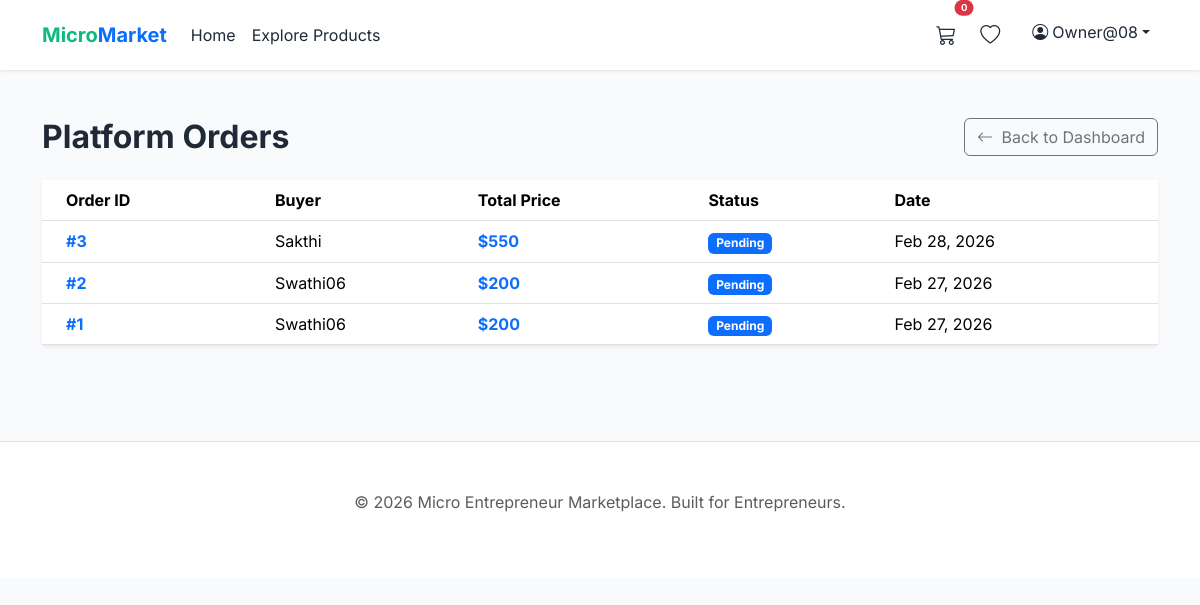
Screenshot of /adminpanel/orders/ (signed in) with the database file from the repository.
### accounts/models.py (models this page shows, shortened)
class User(AbstractUser):
    ADMIN = 'ADMIN'
    SELLER = 'SELLER'
    BUYER = 'BUYER'
    ROLE_CHOICES = [
        (ADMIN, 'Admin'),
        (SELLER, 'Seller'),
        (BUYER, 'Buyer'),
    ]
    role = models.CharField(max_length=10, choices=ROLE_CHOICES, default=BUYER)
    phone = models.CharField(max_length=15, blank=True, null=True)
    profile_image = models.ImageField(upload_to='profiles/', blank=True, null=True)
    address = models.TextField(blank=True, null=True)
    city = models.CharField(max_length=100, blank=True, null=True)
    state = models.CharField(max_length=100, blank=True, null=True)
    created_at = models.DateTimeField(auto_now_add=True, db_index=True)

### marketplace/models.py (models this page shows, shortened)
class Order(models.Model):
    STATUS_CHOICES = [
        ('PENDING', 'Pending'),
        ('CONFIRMED', 'Confirmed'),
        ('SHIPPED', 'Shipped'),
        ('DELIVERED', 'Delivered'),
        ('CANCELLED', 'Cancelled'),
    ]
    buyer = models.ForeignKey(settings.AUTH_USER_MODEL, on_delete=models.CASCADE, related_name='orders', db_index=True)
    created_at = models.DateTimeField(auto_now_add=True, db_index=True)
    status = models.CharField(max_length=20, choices=STATUS_CHOICES, default='PENDING')

### adminpanel/views.py (the view)
# urls.py: path('orders/', OrderListView.as_view(), name='order_list'),
class OrderListView(AdminBaseListView):
    model = Order
    template_name = 'adminpanel/order_list.html'
    context_object_name = 'orders_list'
    paginate_by = 10
    def get_queryset(self):
        from django.db.models import F, DecimalField, ExpressionWrapper
        total_expr = ExpressionWrapper(
            F('items__price') * F('items__quantity'), output_field=DecimalField()
        )
        return (
            Order.objects.select_related('buyer')
            .annotate(total_price=Sum(total_expr))
            .order_by('-created_at')
        )

### adminpanel/views.py (called while the page is built)
    def test_func(self):
        return self.request.user.role == 'ADMIN' or self.request.user.is_superuser

### templates/adminpanel/order_list.html (shortened to what this page needs)
{% extends 'base.html' %}
{% block content %}
<div class="container py-5">
    <div class="d-flex justify-content-between align-items-center mb-4">
        <h2 class="fw-bold m-0">Platform Orders</h2>
        <a href="{% url 'adminpanel:admin_dashboard' %}" class="btn btn-outline-secondary">
            <i class="bi bi-arrow-left me-1"></i> Back to Dashboard
        </a>
    </div>
    <div class="card border-0 shadow-sm">
        <div class="card-body p-0">
            <div class="table-responsive">
                <table class="table table-hover align-middle mb-0">
                    <thead class="bg-light">
                        <tr>
                            <th class="ps-4">Order ID</th>
                            <th>Buyer</th>
                            <th>Total Price</th>
                            <th>Status</th>
                            <th>Date</th>
                        </tr>
                    </thead>
                    <tbody>
                        {% for order in orders_list %}
                        <tr>
                            <td class="ps-4 fw-bold">
                                <a href="{% url 'dashboard:order_detail' order.id %}" class="text-decoration-none">#{{ order.id }}</a>
                            </td>
                            <td>{{ order.buyer.username }}</td>
                            <td class="fw-bold text-primary">${{ order.total_price }}</td>
                            <td>
                                <span class="badge bg-primary">{{ order.get_status_display }}</span>
                            </td>
                            <td>{{ order.created_at|date:"M d, Y" }}</td>
                        </tr>
                        {% empty %}
                        <tr>
                            <td colspan="5" class="py-5 text-center">No orders found.</td>
                        </tr>
                        {% endfor %}
                    </tbody>
                </table>
            </div>
        </div>
    </div>
</div>
{% endblock %}

### templates/base.html (shortened to what this page needs)
{% load static %}
{% load django_bootstrap5 %}
<!DOCTYPE html>
<html lang="en">
<head>
    {% bootstrap_css %}
    <link rel="stylesheet" href="https://cdn.jsdelivr.net/npm/bootstrap-icons@1.11.3/font/bootstrap-icons.min.css">
    <link rel="stylesheet" href="{% static 'css/style.css' %}">
</head>
<body>
    <nav class="navbar navbar-expand-lg navbar-light sticky-top">
        <div class="container">
            <a class="navbar-brand fw-bold text-primary" href="{% url 'core:home' %}">
                <span style="color: var(--secondary-green);">Micro</span>Market
            </a>
            <div class="collapse navbar-collapse" id="navbarNav">
                <ul class="navbar-nav me-auto">
                    <li class="nav-item">
                        <a class="nav-link" href="{% url 'core:home' %}">Home</a>
                    </li>
                    <li class="nav-item">
                        <a class="nav-link" href="{% url 'marketplace:product_list' %}">Explore Products</a>
                    </li>
                </ul>
                <ul class="navbar-nav">
                    {% if user.is_authenticated %}
                    <li class="nav-item me-2">
                        <a class="nav-link position-relative" href="{% url 'marketplace:cart_detail' %}">
                            <i class="bi bi-cart3 fs-5"></i>
                            <span
                                class="position-absolute top-0 start-100 translate-middle badge rounded-pill bg-danger"
                                style="font-size: 0.6rem;">
                                {{ user.cart_items.count }}
                            </span>
                        </a>
                    </li>
                    <li class="nav-item me-3">
                        <a class="nav-link" href="{% url 'marketplace:wishlist_detail' %}">
                            <i class="bi bi-heart fs-5"></i>
                        </a>
                    </li>
                    <li class="nav-item dropdown">
                        <a class="nav-link dropdown-toggle" href="#" id="navbarDropdown" role="button"
                            data-bs-toggle="dropdown">
                            <i class="bi bi-person-circle me-1"></i> {{ user.username }}
                        </a>
                    </li>
                    {% endif %}
                </ul>
            </div>
        </div>
    </nav>
    <main>
        {% block content %}
        {% endblock %}
    </main>
    <footer class="bg-white py-5 mt-5 border-top">
        <div class="container text-center text-muted">
            <p>&copy; 2026 Micro Entrepreneur Marketplace. Built for Entrepreneurs.</p>
        </div>
    </footer>
</body>
</html>

### static/css/style.css (style rules this page uses)
:root { --primary-blue: #1e3a8a; --secondary-green: #10b981; --accent-orange: #f59e0b; --neutral-gray: #f3f4f6; --text-dark: #1f2937; }
body { font-family: 'Inter', sans-serif; background-color: #f9fafb; color: var(--text-dark); }
.navbar { background-color: white; box-shadow: 0 1px 3px rgba(0,0,0,0.1); }
.card { border: none; box-shadow: 0 4px 6px -1px rgba(0, 0, 0, 0.1); transition: transform 0.2s; }
.nav-link { color: var(--text-dark); padding: 0.75rem 1.5rem; display: flex; align-items: center; }

### rows the page displays
User: cart_items.count "0", username "Owner@08"
Order: id "3", buyer.username "Sakthi", total_price "550", status "Pending", created_at "Feb 28, 2026"
Order: id "2", buyer.username "Swathi06", total_price "200", status "Pending", created_at "Feb 27, 2026"
Order: id "1", buyer.username "Swathi06", total_price "200", status "Pending", created_at "Feb 27, 2026"
